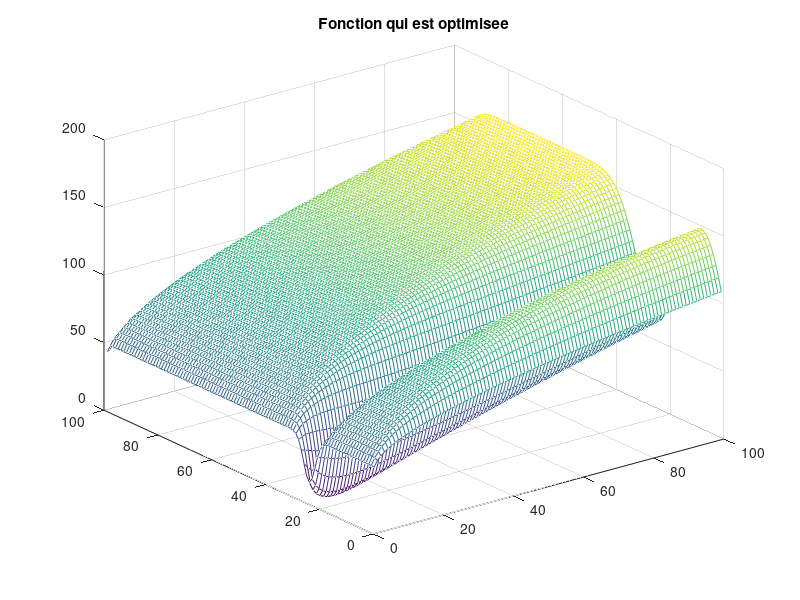
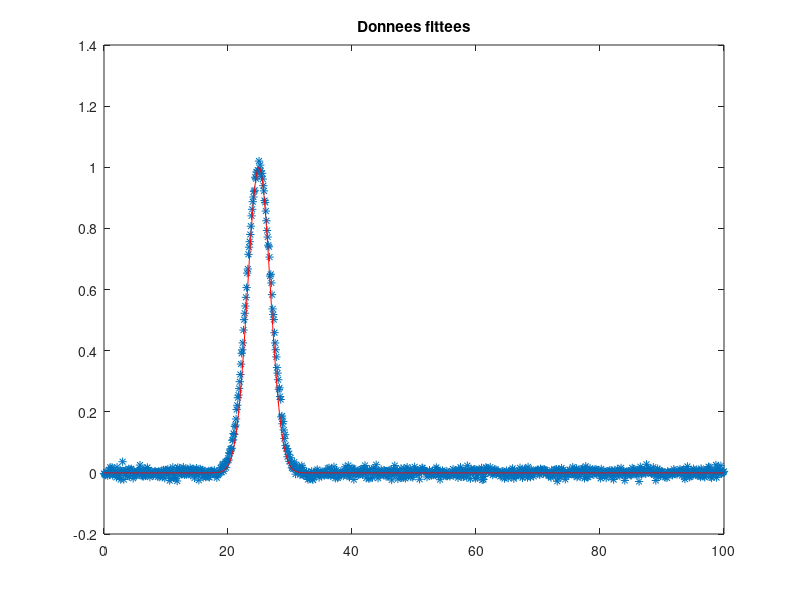

These figures' MATLAB source, in order:
clear all;
close all;
a=[0:0.1:100];
donnees=exp(-((a-25).^2)/8);
donnees_b=donnees+0.01*randn(1,1001);
figure(2);plot(a,donnees_b,'*')



for i=1:100
    for j=1:100
  fonc_a_opt(i,j)=sum((donnees_b-exp(-((a-i).^2)/j)).^2) ;
    end
end
figure(1);mesh(fonc_a_opt);
title('Fonction qui est optimisee')


%initialisation
xk=25;
yk=3;

%[xk,yk]=[0,0];
%pas constant
pas = 0.0001;

% iteration initiale
k = 1;


%gradient
fonc_x=-(4* exp(-((-xk + a).^2/yk)) .*(-exp(-((-xk + a).^2/yk)) + donnees_b).* (-xk + a))/yk;
fonc_y=-((2* exp(-((-xk + a).^2/yk)).* (-exp(-((-xk + a).^2/yk)) + donnees_b).* (-xk + a).^2)/yk^2);
dxk = sum(fonc_x);	% calcul de la derivee par rapport ? x
dyk =     sum(fonc_y) ;       		% calcul de la derivee par rapport ? y


xkk = xk - pas*dxk;
ykk = yk - pas*dyk;



mu      = .0000001;
 x=[xk,yk];
 xx=[xkk,ykk];

tic;
%while sqrt(dxk^2 + dyk^2) > erreur 		% Critere d'arret des iterations
   while k <= 40000 && norm(x - xx) > mu
    % calcul de l itere suivant
xk = xkk;
yk = ykk;

fonc_x=-(4* exp(-((-xk + a).^2/yk)) .*(-exp(-((-xk + a).^2/yk)) + donnees_b).* (-xk + a))/yk;
fonc_y=-((2* exp(-((-xk + a).^2/yk)).* (-exp(-((-xk + a).^2/yk)) + donnees_b).* (-xk + a).^2))/yk^2;
dxk = sum(fonc_x);	% calcul de la derivee par rapport ? x
dyk =     sum(fonc_y);          		% calcul de la derivee par rapport ? y;

% %%%%%%%%%%%%%%%%%%%%GRADIENT PAS CONSTANT
% %%%%%%%%%%%%%%%%%%%%%%%%%%%%%%%%%%%%%%%%
   xkk = xk - pas*dxk;
   ykk = yk - pas*dyk; 

x=[xk,yk];
xx=[xkk,ykk];
    
    k = k + 1
    
   end
    
   
%donnees=exp(-((a-25).^2)/2);%+exp(-((x-10).^2)/5)+exp(-((x-54).^2)/8)+exp(-((x-85).^2)/12);
%
xx
figure(2);
hold on 
plot(a,exp(-((a-xk).^2)/yk),'r')
title('Donnees fittees')
hold off